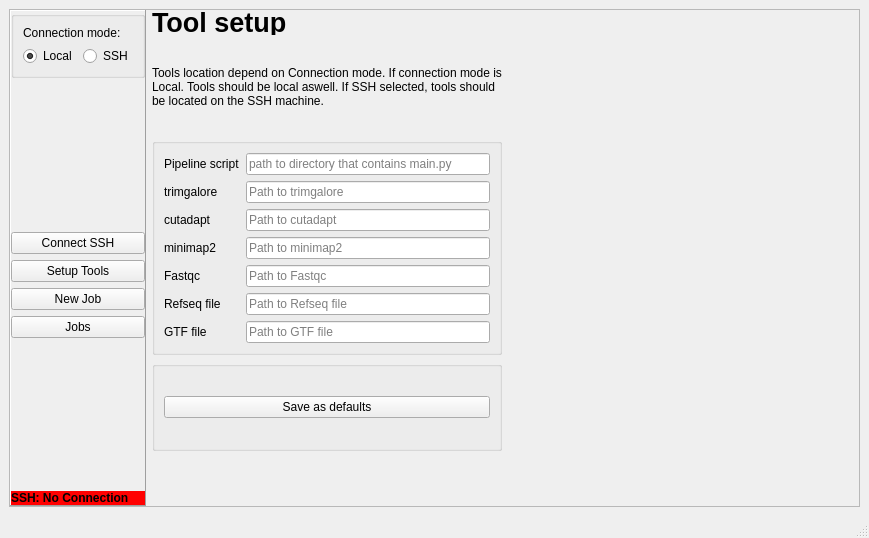
<?xml version="1.0" encoding="UTF-8"?>
<ui version="4.0">
 <class>MainWindow</class>
 <widget class="QMainWindow" name="MainWindow">
  <property name="geometry">
   <rect>
    <x>0</x>
    <y>0</y>
    <width>869</width>
    <height>538</height>
   </rect>
  </property>
  <property name="windowTitle">
   <string>Pipeline GUI</string>
  </property>
  <widget class="QWidget" name="centralwidget">
   <layout class="QGridLayout" name="gridLayout_2">
    <item row="0" column="0">
     <widget class="QFrame" name="frame_main">
      <property name="frameShape">
       <enum>QFrame::StyledPanel</enum>
      </property>
      <property name="frameShadow">
       <enum>QFrame::Raised</enum>
      </property>
      <layout class="QHBoxLayout" name="horizontalLayout">
       <property name="leftMargin">
        <number>0</number>
       </property>
       <property name="topMargin">
        <number>0</number>
       </property>
       <property name="rightMargin">
        <number>0</number>
       </property>
       <property name="bottomMargin">
        <number>0</number>
       </property>
       <item>
        <widget class="QFrame" name="frame_sidebar">
         <property name="frameShape">
          <enum>QFrame::Panel</enum>
         </property>
         <property name="frameShadow">
          <enum>QFrame::Raised</enum>
         </property>
         <layout class="QVBoxLayout" name="verticalLayout">
          <property name="leftMargin">
           <number>0</number>
          </property>
          <property name="topMargin">
           <number>0</number>
          </property>
          <property name="rightMargin">
           <number>0</number>
          </property>
          <property name="bottomMargin">
           <number>0</number>
          </property>
          <item>
           <widget class="QGroupBox" name="groupBox_connectionmode">
            <property name="title">
             <string/>
            </property>
            <layout class="QFormLayout" name="formLayout">
             <item row="0" column="0" colspan="2">
              <widget class="QLabel" name="label">
               <property name="text">
                <string>Connection mode:</string>
               </property>
              </widget>
             </item>
             <item row="1" column="0">
              <widget class="QRadioButton" name="radioButton_mode_local">
               <property name="text">
                <string>Local</string>
               </property>
               <property name="checked">
                <bool>true</bool>
               </property>
              </widget>
             </item>
             <item row="1" column="1">
              <widget class="QRadioButton" name="radioButton_mode_ssh">
               <property name="text">
                <string>SSH</string>
               </property>
               <property name="checked">
                <bool>false</bool>
               </property>
              </widget>
             </item>
            </layout>
           </widget>
          </item>
          <item>
           <spacer name="verticalSpacer">
            <property name="orientation">
             <enum>Qt::Vertical</enum>
            </property>
            <property name="sizeHint" stdset="0">
             <size>
              <width>20</width>
              <height>40</height>
             </size>
            </property>
           </spacer>
          </item>
          <item>
           <widget class="QPushButton" name="pushButton_nav_ssh">
            <property name="maximumSize">
             <size>
              <width>16777215</width>
              <height>16777215</height>
             </size>
            </property>
            <property name="text">
             <string>Connect SSH</string>
            </property>
           </widget>
          </item>
          <item>
           <widget class="QPushButton" name="pushButton_nav_tools">
            <property name="text">
             <string>Setup Tools</string>
            </property>
           </widget>
          </item>
          <item>
           <widget class="QPushButton" name="pushButton_nav_run">
            <property name="text">
             <string>New Job</string>
            </property>
           </widget>
          </item>
          <item>
           <widget class="QPushButton" name="pushButton_nav_jobs">
            <property name="text">
             <string>Jobs</string>
            </property>
           </widget>
          </item>
          <item>
           <spacer name="verticalSpacer_2">
            <property name="orientation">
             <enum>Qt::Vertical</enum>
            </property>
            <property name="sizeHint" stdset="0">
             <size>
              <width>20</width>
              <height>40</height>
             </size>
            </property>
           </spacer>
          </item>
          <item>
           <widget class="QLabel" name="label_ssh_connection">
            <property name="font">
             <font>
              <weight>75</weight>
              <bold>true</bold>
             </font>
            </property>
            <property name="styleSheet">
             <string notr="true">background-color: red</string>
            </property>
            <property name="text">
             <string>SSH: No Connection</string>
            </property>
            <property name="wordWrap">
             <bool>false</bool>
            </property>
            <property name="margin">
             <number>10</number>
            </property>
           </widget>
          </item>
         </layout>
        </widget>
       </item>
       <item>
        <widget class="QStackedWidget" name="stackedWidget_pages">
         <property name="currentIndex">
          <number>1</number>
         </property>
         <widget class="QWidget" name="page_ssh">
          <layout class="QGridLayout" name="gridLayout">
           <item row="0" column="0">
            <widget class="QWidget" name="widget_ssh_setup" native="true">
             <layout class="QGridLayout" name="gridLayout_4">
              <item row="0" column="0">
               <widget class="QLabel" name="label_ssh_title">
                <property name="font">
                 <font>
                  <pointsize>20</pointsize>
                  <weight>75</weight>
                  <bold>true</bold>
                 </font>
                </property>
                <property name="text">
                 <string>SSH setup</string>
                </property>
               </widget>
              </item>
              <item row="1" column="0">
               <widget class="QGroupBox" name="groupBox_connect_fields">
                <property name="title">
                 <string/>
                </property>
                <layout class="QGridLayout" name="gridLayout_3">
                 <item row="4" column="1">
                  <widget class="QLineEdit" name="lineEdit_publickey"/>
                 </item>
                 <item row="1" column="0">
                  <widget class="QLabel" name="label_username">
                   <property name="text">
                    <string>Username</string>
                   </property>
                  </widget>
                 </item>
                 <item row="0" column="2">
                  <widget class="QLabel" name="label_port">
                   <property name="text">
                    <string>Port</string>
                   </property>
                  </widget>
                 </item>
                 <item row="0" column="3">
                  <widget class="QLineEdit" name="lineEdit_port">
                   <property name="inputMethodHints">
                    <set>Qt::ImhDigitsOnly</set>
                   </property>
                   <property name="text">
                    <string>22</string>
                   </property>
                  </widget>
                 </item>
                 <item row="0" column="1">
                  <widget class="QLineEdit" name="lineEdit_host">
                   <property name="sizePolicy">
                    <sizepolicy hsizetype="Expanding" vsizetype="Fixed">
                     <horstretch>0</horstretch>
                     <verstretch>0</verstretch>
                    </sizepolicy>
                   </property>
                   <property name="minimumSize">
                    <size>
                     <width>200</width>
                     <height>0</height>
                    </size>
                   </property>
                   <property name="sizeIncrement">
                    <size>
                     <width>0</width>
                     <height>0</height>
                    </size>
                   </property>
                  </widget>
                 </item>
                 <item row="4" column="0">
                  <widget class="QLabel" name="label_publickey">
                   <property name="text">
                    <string>SSH public key</string>
                   </property>
                  </widget>
                 </item>
                 <item row="3" column="0">
                  <widget class="QLabel" name="label_password">
                   <property name="text">
                    <string>Password</string>
                   </property>
                  </widget>
                 </item>
                 <item row="1" column="1">
                  <widget class="QLineEdit" name="lineEdit_username"/>
                 </item>
                 <item row="0" column="0">
                  <widget class="QLabel" name="label_hostname">
                   <property name="text">
                    <string>Hostname</string>
                   </property>
                  </widget>
                 </item>
                 <item row="3" column="1">
                  <widget class="QLineEdit" name="lineEdit_password">
                   <property name="echoMode">
                    <enum>QLineEdit::Password</enum>
                   </property>
                  </widget>
                 </item>
                 <item row="3" column="2" colspan="2">
                  <widget class="QCheckBox" name="checkBox_save_password">
                   <property name="text">
                    <string>Save password</string>
                   </property>
                  </widget>
                 </item>
                </layout>
               </widget>
              </item>
              <item row="2" column="0">
               <widget class="QGroupBox" name="groupBox_3">
                <property name="title">
                 <string/>
                </property>
                <layout class="QVBoxLayout" name="verticalLayout_2">
                 <item>
                  <widget class="QPushButton" name="pushButton_connect">
                   <property name="text">
                    <string>Connect</string>
                   </property>
                  </widget>
                 </item>
                 <item>
                  <widget class="QGroupBox" name="groupBox_16">
                   <property name="title">
                    <string/>
                   </property>
                   <layout class="QHBoxLayout" name="horizontalLayout_6">
                    <item>
                     <widget class="QPushButton" name="pushButton_drop_connection">
                      <property name="text">
                       <string>Drop SSH connection</string>
                      </property>
                     </widget>
                    </item>
                    <item>
                     <widget class="QPushButton" name="pushButton_saveconnection">
                      <property name="text">
                       <string>Save connection as default</string>
                      </property>
                     </widget>
                    </item>
                   </layout>
                  </widget>
                 </item>
                </layout>
               </widget>
              </item>
             </layout>
            </widget>
           </item>
          </layout>
         </widget>
         <widget class="QWidget" name="page_tools">
          <widget class="QWidget" name="widget_tool_setup" native="true">
           <property name="geometry">
            <rect>
             <x>0</x>
             <y>0</y>
             <width>350</width>
             <height>441</height>
            </rect>
           </property>
           <layout class="QGridLayout" name="gridLayout_9">
            <item row="1" column="0" colspan="2">
             <widget class="QLabel" name="label_8">
              <property name="text">
               <string>Tools location depend on Connection mode. If connection mode is Local. Tools should be local aswell. If SSH selected, tools should be located on the SSH machine.</string>
              </property>
              <property name="wordWrap">
               <bool>true</bool>
              </property>
             </widget>
            </item>
            <item row="0" column="0">
             <widget class="QLabel" name="label_3">
              <property name="maximumSize">
               <size>
                <width>16777215</width>
                <height>25</height>
               </size>
              </property>
              <property name="sizeIncrement">
               <size>
                <width>0</width>
                <height>0</height>
               </size>
              </property>
              <property name="font">
               <font>
                <pointsize>20</pointsize>
                <weight>75</weight>
                <bold>true</bold>
               </font>
              </property>
              <property name="text">
               <string>Tool setup</string>
              </property>
             </widget>
            </item>
            <item row="3" column="0" colspan="2">
             <widget class="QGroupBox" name="groupBox_4">
              <property name="title">
               <string/>
              </property>
              <layout class="QHBoxLayout" name="horizontalLayout_4">
               <item>
                <widget class="QPushButton" name="pushButton_save_paths">
                 <property name="text">
                  <string>Save as defaults</string>
                 </property>
                </widget>
               </item>
              </layout>
             </widget>
            </item>
            <item row="2" column="0" colspan="2">
             <widget class="QGroupBox" name="groupBox_5">
              <property name="title">
               <string/>
              </property>
              <layout class="QGridLayout" name="gridLayout_6">
               <item row="7" column="2">
                <widget class="QLineEdit" name="lineEdit_fastqc_path">
                 <property name="sizePolicy">
                  <sizepolicy hsizetype="Expanding" vsizetype="Fixed">
                   <horstretch>0</horstretch>
                   <verstretch>0</verstretch>
                  </sizepolicy>
                 </property>
                 <property name="minimumSize">
                  <size>
                   <width>200</width>
                   <height>0</height>
                  </size>
                 </property>
                 <property name="sizeIncrement">
                  <size>
                   <width>0</width>
                   <height>0</height>
                  </size>
                 </property>
                 <property name="placeholderText">
                  <string>Path to Fastqc</string>
                 </property>
                 <property name="clearButtonEnabled">
                  <bool>true</bool>
                 </property>
                </widget>
               </item>
               <item row="3" column="2">
                <widget class="QLineEdit" name="lineEdit_trimgalore_path">
                 <property name="placeholderText">
                  <string>Path to trimgalore</string>
                 </property>
                 <property name="clearButtonEnabled">
                  <bool>true</bool>
                 </property>
                </widget>
               </item>
               <item row="6" column="2">
                <widget class="QLineEdit" name="lineEdit_minimap_path">
                 <property name="placeholderText">
                  <string>Path to minimap2</string>
                 </property>
                 <property name="clearButtonEnabled">
                  <bool>true</bool>
                 </property>
                </widget>
               </item>
               <item row="6" column="0">
                <widget class="QLabel" name="label_minimap_path">
                 <property name="text">
                  <string>minimap2</string>
                 </property>
                </widget>
               </item>
               <item row="5" column="2">
                <widget class="QLineEdit" name="lineEdit_cutadapt_path">
                 <property name="echoMode">
                  <enum>QLineEdit::Normal</enum>
                 </property>
                 <property name="placeholderText">
                  <string>Path to cutadapt</string>
                 </property>
                 <property name="clearButtonEnabled">
                  <bool>true</bool>
                 </property>
                </widget>
               </item>
               <item row="7" column="0">
                <widget class="QLabel" name="label_fastqc_path">
                 <property name="text">
                  <string>Fastqc</string>
                 </property>
                </widget>
               </item>
               <item row="5" column="0">
                <widget class="QLabel" name="label_cutadapt_path">
                 <property name="text">
                  <string>cutadapt</string>
                 </property>
                </widget>
               </item>
               <item row="1" column="0">
                <widget class="QLabel" name="label_pipeline_script_path">
                 <property name="text">
                  <string>Pipeline script</string>
                 </property>
                </widget>
               </item>
               <item row="3" column="0">
                <widget class="QLabel" name="label_trimgalore">
                 <property name="text">
                  <string>trimgalore</string>
                 </property>
                </widget>
               </item>
               <item row="1" column="2">
                <widget class="QLineEdit" name="lineEdit_pipeline_script_path">
                 <property name="sizePolicy">
                  <sizepolicy hsizetype="Expanding" vsizetype="Fixed">
                   <horstretch>0</horstretch>
                   <verstretch>0</verstretch>
                  </sizepolicy>
                 </property>
                 <property name="minimumSize">
                  <size>
                   <width>200</width>
                   <height>0</height>
                  </size>
                 </property>
                 <property name="sizeIncrement">
                  <size>
                   <width>0</width>
                   <height>0</height>
                  </size>
                 </property>
                 <property name="placeholderText">
                  <string>path to directory that contains main.py</string>
                 </property>
                 <property name="clearButtonEnabled">
                  <bool>true</bool>
                 </property>
                </widget>
               </item>
               <item row="8" column="0">
                <widget class="QLabel" name="label_refseq">
                 <property name="text">
                  <string>Refseq file</string>
                 </property>
                </widget>
               </item>
               <item row="9" column="0">
                <widget class="QLabel" name="label_gtffile">
                 <property name="text">
                  <string>GTF file</string>
                 </property>
                </widget>
               </item>
               <item row="8" column="2">
                <widget class="QLineEdit" name="lineEdit_refseq">
                 <property name="sizePolicy">
                  <sizepolicy hsizetype="Expanding" vsizetype="Fixed">
                   <horstretch>0</horstretch>
                   <verstretch>0</verstretch>
                  </sizepolicy>
                 </property>
                 <property name="minimumSize">
                  <size>
                   <width>200</width>
                   <height>0</height>
                  </size>
                 </property>
                 <property name="sizeIncrement">
                  <size>
                   <width>0</width>
                   <height>0</height>
                  </size>
                 </property>
                 <property name="placeholderText">
                  <string>Path to Refseq file</string>
                 </property>
                 <property name="clearButtonEnabled">
                  <bool>true</bool>
                 </property>
                </widget>
               </item>
               <item row="9" column="2">
                <widget class="QLineEdit" name="lineEdit_gtf_path">
                 <property name="sizePolicy">
                  <sizepolicy hsizetype="Expanding" vsizetype="Fixed">
                   <horstretch>0</horstretch>
                   <verstretch>0</verstretch>
                  </sizepolicy>
                 </property>
                 <property name="minimumSize">
                  <size>
                   <width>200</width>
                   <height>0</height>
                  </size>
                 </property>
                 <property name="sizeIncrement">
                  <size>
                   <width>0</width>
                   <height>0</height>
                  </size>
                 </property>
                 <property name="placeholderText">
                  <string>Path to GTF file</string>
                 </property>
                 <property name="clearButtonEnabled">
                  <bool>true</bool>
                 </property>
                </widget>
               </item>
              </layout>
             </widget>
            </item>
           </layout>
          </widget>
         </widget>
         <widget class="QWidget" name="page_run">
          <layout class="QGridLayout" name="gridLayout_14">
           <item row="0" column="0">
            <widget class="QWidget" name="widget_tool_setup_2" native="true">
             <layout class="QGridLayout" name="gridLayout_7">
              <item row="1" column="0" colspan="2">
               <widget class="QGroupBox" name="groupBox_6">
                <property name="title">
                 <string/>
                </property>
                <property name="flat">
                 <bool>false</bool>
                </property>
                <layout class="QGridLayout" name="gridLayout_8">
                 <item row="3" column="0" colspan="2">
                  <widget class="QGroupBox" name="groupBox">
                   <property name="title">
                    <string/>
                   </property>
                   <layout class="QGridLayout" name="gridLayout_11">
                    <item row="0" column="1" colspan="3">
                     <widget class="QLineEdit" name="lineEdit_pipeline_output">
                      <property name="sizePolicy">
                       <sizepolicy hsizetype="Expanding" vsizetype="Fixed">
                        <horstretch>0</horstretch>
                        <verstretch>0</verstretch>
                       </sizepolicy>
                      </property>
                      <property name="minimumSize">
                       <size>
                        <width>200</width>
                        <height>0</height>
                       </size>
                      </property>
                      <property name="sizeIncrement">
                       <size>
                        <width>0</width>
                        <height>0</height>
                       </size>
                      </property>
                     </widget>
                    </item>
                    <item row="0" column="0">
                     <widget class="QLabel" name="label_pipeline_output_path">
                      <property name="text">
                       <string>Output path</string>
                      </property>
                     </widget>
                    </item>
                    <item row="1" column="2">
                     <widget class="QPushButton" name="pushButton_save_output">
                      <property name="text">
                       <string>Save as default</string>
                      </property>
                     </widget>
                    </item>
                    <item row="1" column="3">
                     <widget class="QPushButton" name="pushButton_verify_ouput">
                      <property name="text">
                       <string>Verifiy</string>
                      </property>
                     </widget>
                    </item>
                   </layout>
                  </widget>
                 </item>
                 <item row="2" column="1">
                  <widget class="QGroupBox" name="groupBox_9">
                   <property name="title">
                    <string/>
                   </property>
                   <property name="flat">
                    <bool>true</bool>
                   </property>
                   <layout class="QFormLayout" name="formLayout_2">
                    <item row="0" column="0">
                     <widget class="QLabel" name="label_skip">
                      <property name="font">
                       <font>
                        <strikeout>true</strikeout>
                       </font>
                      </property>
                      <property name="text">
                       <string>Skip already processed</string>
                      </property>
                     </widget>
                    </item>
                    <item row="0" column="1">
                     <widget class="QCheckBox" name="checkBox_skip_files">
                      <property name="font">
                       <font>
                        <strikeout>false</strikeout>
                       </font>
                      </property>
                      <property name="text">
                       <string/>
                      </property>
                      <property name="checkable">
                       <bool>false</bool>
                      </property>
                     </widget>
                    </item>
                   </layout>
                  </widget>
                 </item>
                 <item row="2" column="0">
                  <widget class="QGroupBox" name="groupBox_8">
                   <property name="title">
                    <string/>
                   </property>
                   <property name="flat">
                    <bool>true</bool>
                   </property>
                   <layout class="QHBoxLayout" name="horizontalLayout_2">
                    <item>
                     <widget class="QLabel" name="label_threads">
                      <property name="text">
                       <string>Threads</string>
                      </property>
                     </widget>
                    </item>
                    <item>
                     <widget class="QSpinBox" name="spinBox_threads">
                      <property name="wrapping">
                       <bool>false</bool>
                      </property>
                      <property name="frame">
                       <bool>true</bool>
                      </property>
                      <property name="value">
                       <number>4</number>
                      </property>
                     </widget>
                    </item>
                   </layout>
                  </widget>
                 </item>
                </layout>
               </widget>
              </item>
              <item row="2" column="0">
               <widget class="QGroupBox" name="groupBox_10">
                <property name="title">
                 <string>Select file(s)</string>
                </property>
                <layout class="QVBoxLayout" name="verticalLayout_6">
                 <property name="spacing">
                  <number>0</number>
                 </property>
                 <property name="leftMargin">
                  <number>0</number>
                 </property>
                 <property name="topMargin">
                  <number>0</number>
                 </property>
                 <property name="rightMargin">
                  <number>0</number>
                 </property>
                 <property name="bottomMargin">
                  <number>0</number>
                 </property>
                 <item>
                  <widget class="QScrollArea" name="scrollArea_files">
                   <property name="widgetResizable">
                    <bool>true</bool>
                   </property>
                   <widget class="QWidget" name="scrollAreaWidgetContents">
                    <property name="geometry">
                     <rect>
                      <x>0</x>
                      <y>0</y>
                      <width>467</width>
                      <height>118</height>
                     </rect>
                    </property>
                    <layout class="QVBoxLayout" name="verticalLayout_files">
                     <property name="leftMargin">
                      <number>0</number>
                     </property>
                     <property name="topMargin">
                      <number>0</number>
                     </property>
                     <property name="rightMargin">
                      <number>0</number>
                     </property>
                     <property name="bottomMargin">
                      <number>0</number>
                     </property>
                     <item>
                      <widget class="QLabel" name="label_files">
                       <property name="font">
                        <font>
                         <pointsize>12</pointsize>
                         <italic>false</italic>
                         <strikeout>false</strikeout>
                         <kerning>true</kerning>
                        </font>
                       </property>
                       <property name="text">
                        <string>No files selected..... use Add file(s) to add files</string>
                       </property>
                      </widget>
                     </item>
                    </layout>
                   </widget>
                  </widget>
                 </item>
                 <item>
                  <widget class="QGroupBox" name="groupBox_11">
                   <property name="title">
                    <string/>
                   </property>
                   <layout class="QHBoxLayout" name="horizontalLayout_5">
                    <item>
                     <spacer name="horizontalSpacer">
                      <property name="orientation">
                       <enum>Qt::Horizontal</enum>
                      </property>
                      <property name="sizeHint" stdset="0">
                       <size>
                        <width>40</width>
                        <height>20</height>
                       </size>
                      </property>
                     </spacer>
                    </item>
                    <item>
                     <widget class="QPushButton" name="pushButton_addfiles">
                      <property name="text">
                       <string>Add file(s)</string>
                      </property>
                     </widget>
                    </item>
                   </layout>
                  </widget>
                 </item>
                </layout>
               </widget>
              </item>
              <item row="2" column="1">
               <widget class="QGroupBox" name="groupBox_7">
                <property name="title">
                 <string/>
                </property>
                <property name="flat">
                 <bool>true</bool>
                </property>
                <layout class="QVBoxLayout" name="verticalLayout_5">
                 <property name="leftMargin">
                  <number>0</number>
                 </property>
                 <property name="topMargin">
                  <number>0</number>
                 </property>
                 <property name="rightMargin">
                  <number>0</number>
                 </property>
                 <item>
                  <widget class="QPushButton" name="pushButton_run_pipeline">
                   <property name="minimumSize">
                    <size>
                     <width>0</width>
                     <height>120</height>
                    </size>
                   </property>
                   <property name="text">
                    <string>Run pipeline</string>
                   </property>
                   <property name="checkable">
                    <bool>false</bool>
                   </property>
                   <property name="autoDefault">
                    <bool>false</bool>
                   </property>
                   <property name="default">
                    <bool>false</bool>
                   </property>
                  </widget>
                 </item>
                </layout>
               </widget>
              </item>
              <item row="0" column="0">
               <widget class="QLabel" name="label_6">
                <property name="font">
                 <font>
                  <pointsize>20</pointsize>
                  <weight>75</weight>
                  <bold>true</bold>
                 </font>
                </property>
                <property name="text">
                 <string>Run pipeline</string>
                </property>
               </widget>
              </item>
             </layout>
            </widget>
           </item>
          </layout>
         </widget>
         <widget class="QWidget" name="page_ssh_files">
          <layout class="QGridLayout" name="gridLayout_5">
           <item row="0" column="0">
            <widget class="QFrame" name="frame_5">
             <property name="frameShape">
              <enum>QFrame::StyledPanel</enum>
             </property>
             <property name="frameShadow">
              <enum>QFrame::Raised</enum>
             </property>
             <layout class="QGridLayout" name="gridLayout_12">
              <property name="leftMargin">
               <number>0</number>
              </property>
              <property name="topMargin">
               <number>0</number>
              </property>
              <property name="rightMargin">
               <number>0</number>
              </property>
              <property name="bottomMargin">
               <number>0</number>
              </property>
              <item row="0" column="0">
               <widget class="QLabel" name="label_12">
                <property name="font">
                 <font>
                  <pointsize>20</pointsize>
                  <weight>75</weight>
                  <bold>true</bold>
                 </font>
                </property>
                <property name="text">
                 <string>SSH file selection</string>
                </property>
               </widget>
              </item>
              <item row="1" column="0">
               <widget class="QGroupBox" name="groupBox_18">
                <property name="title">
                 <string/>
                </property>
                <layout class="QHBoxLayout" name="horizontalLayout_8">
                 <property name="leftMargin">
                  <number>0</number>
                 </property>
                 <property name="topMargin">
                  <number>0</number>
                 </property>
                 <property name="rightMargin">
                  <number>0</number>
                 </property>
                 <property name="bottomMargin">
                  <number>0</number>
                 </property>
                 <item>
                  <widget class="QLabel" name="label_11">
                   <property name="text">
                    <string>Path:</string>
                   </property>
                  </widget>
                 </item>
                 <item>
                  <widget class="QLineEdit" name="lineEdit_file_path_ssh"/>
                 </item>
                 <item>
                  <widget class="QPushButton" name="pushButton_search_path">
                   <property name="text">
                    <string>Search</string>
                   </property>
                  </widget>
                 </item>
                </layout>
               </widget>
              </item>
              <item row="2" column="0">
               <widget class="QGroupBox" name="groupBox_19">
                <property name="title">
                 <string/>
                </property>
                <layout class="QGridLayout" name="gridLayout_13">
                 <item row="0" column="0" rowspan="2">
                  <widget class="QScrollArea" name="scrollArea_files_in_path">
                   <property name="widgetResizable">
                    <bool>true</bool>
                   </property>
                   <widget class="QWidget" name="scrollAreaWidgetContents_left">
                    <property name="geometry">
                     <rect>
                      <x>0</x>
                      <y>0</y>
                      <width>293</width>
                      <height>315</height>
                     </rect>
                    </property>
                    <layout class="QVBoxLayout" name="verticalLayout_left_ssh">
                     <property name="spacing">
                      <number>0</number>
                     </property>
                     <property name="topMargin">
                      <number>0</number>
                     </property>
                     <item>
                      <widget class="QLabel" name="label_ssh_left">
                       <property name="text">
                        <string>No files here (yet) add path and press search to populate</string>
                       </property>
                       <property name="wordWrap">
                        <bool>true</bool>
                       </property>
                      </widget>
                     </item>
                    </layout>
                   </widget>
                  </widget>
                 </item>
                 <item row="0" column="1">
                  <widget class="QScrollArea" name="scrollArea_files_selected">
                   <property name="widgetResizable">
                    <bool>true</bool>
                   </property>
                   <widget class="QWidget" name="scrollAreaWidgetContents_right">
                    <property name="geometry">
                     <rect>
                      <x>0</x>
                      <y>0</y>
                      <width>295</width>
                      <height>281</height>
                     </rect>
                    </property>
                    <layout class="QVBoxLayout" name="verticalLayout_ssh_right">
                     <property name="spacing">
                      <number>0</number>
                     </property>
                     <property name="leftMargin">
                      <number>6</number>
                     </property>
                     <property name="topMargin">
                      <number>0</number>
                     </property>
                     <property name="rightMargin">
                      <number>0</number>
                     </property>
                     <property name="bottomMargin">
                      <number>0</number>
                     </property>
                     <item>
                      <widget class="QLabel" name="label_ssh_right">
                       <property name="text">
                        <string>No files here (yet) after searching press on the add buttons to populate </string>
                       </property>
                       <property name="wordWrap">
                        <bool>true</bool>
                       </property>
                      </widget>
                     </item>
                    </layout>
                   </widget>
                  </widget>
                 </item>
                 <item row="1" column="1">
                  <widget class="QPushButton" name="pushButton_ssh_file_continue">
                   <property name="text">
                    <string>Continue</string>
                   </property>
                  </widget>
                 </item>
                </layout>
               </widget>
              </item>
             </layout>
            </widget>
           </item>
          </layout>
         </widget>
         <widget class="QWidget" name="page_jobs">
          <layout class="QGridLayout" name="gridLayout_15">
           <item row="0" column="0">
            <widget class="QWidget" name="widget_tool_setup_3" native="true">
             <layout class="QGridLayout" name="gridLayout_10">
              <item row="0" column="0">
               <widget class="QLabel" name="label_14">
                <property name="font">
                 <font>
                  <pointsize>20</pointsize>
                  <weight>75</weight>
                  <bold>true</bold>
                 </font>
                </property>
                <property name="text">
                 <string>Jobs</string>
                </property>
               </widget>
              </item>
              <item row="1" column="0">
               <widget class="QGroupBox" name="groupBox_jobs">
                <property name="title">
                 <string/>
                </property>
                <layout class="QVBoxLayout" name="verticalLayout_7">
                 <property name="spacing">
                  <number>0</number>
                 </property>
                 <property name="leftMargin">
                  <number>0</number>
                 </property>
                 <property name="topMargin">
                  <number>0</number>
                 </property>
                 <property name="rightMargin">
                  <number>0</number>
                 </property>
                 <property name="bottomMargin">
                  <number>0</number>
                 </property>
                 <item>
                  <widget class="QScrollArea" name="scrollArea_files_2">
                   <property name="widgetResizable">
                    <bool>true</bool>
                   </property>
                   <widget class="QWidget" name="scrollAreaWidgetContents_2">
                    <property name="geometry">
                     <rect>
                      <x>0</x>
                      <y>0</y>
                      <width>606</width>
                      <height>16</height>
                     </rect>
                    </property>
                    <property name="sizePolicy">
                     <sizepolicy hsizetype="Preferred" vsizetype="Fixed">
                      <horstretch>0</horstretch>
                      <verstretch>0</verstretch>
                     </sizepolicy>
                    </property>
                    <layout class="QVBoxLayout" name="verticalLayout_jobs">
                     <property name="spacing">
                      <number>0</number>
                     </property>
                     <property name="leftMargin">
                      <number>0</number>
                     </property>
                     <property name="topMargin">
                      <number>0</number>
                     </property>
                     <property name="rightMargin">
                      <number>0</number>
                     </property>
                     <property name="bottomMargin">
                      <number>0</number>
                     </property>
                     <item>
                      <widget class="QLabel" name="label_files_jobs">
                       <property name="maximumSize">
                        <size>
                         <width>16777215</width>
                         <height>25</height>
                        </size>
                       </property>
                       <property name="font">
                        <font>
                         <pointsize>12</pointsize>
                         <italic>false</italic>
                         <strikeout>false</strikeout>
                         <kerning>true</kerning>
                        </font>
                       </property>
                       <property name="text">
                        <string>No jobs</string>
                       </property>
                       <property name="alignment">
                        <set>Qt::AlignCenter</set>
                       </property>
                      </widget>
                     </item>
                    </layout>
                   </widget>
                  </widget>
                 </item>
                 <item>
                  <widget class="QGroupBox" name="groupBox_1">
                   <property name="title">
                    <string/>
                   </property>
                   <layout class="QHBoxLayout" name="horizontalLayout_7">
                    <item>
                     <widget class="QLabel" name="label_active_jobs">
                      <property name="text">
                       <string>Active job(s):</string>
                      </property>
                      <property name="alignment">
                       <set>Qt::AlignRight|Qt::AlignTrailing|Qt::AlignVCenter</set>
                      </property>
                     </widget>
                    </item>
                    <item>
                     <widget class="QLabel" name="label_active_jobs_nr">
                      <property name="text">
                       <string>0</string>
                      </property>
                     </widget>
                    </item>
                    <item>
                     <widget class="QLabel" name="label_failed">
                      <property name="text">
                       <string>Failed job(s):</string>
                      </property>
                      <property name="alignment">
                       <set>Qt::AlignRight|Qt::AlignTrailing|Qt::AlignVCenter</set>
                      </property>
                     </widget>
                    </item>
                    <item>
                     <widget class="QLabel" name="label_failed_nr">
                      <property name="text">
                       <string>0</string>
                      </property>
                     </widget>
                    </item>
                   </layout>
                  </widget>
                 </item>
                </layout>
               </widget>
              </item>
             </layout>
            </widget>
           </item>
          </layout>
         </widget>
        </widget>
       </item>
      </layout>
     </widget>
    </item>
   </layout>
  </widget>
  <widget class="QMenuBar" name="menubar">
   <property name="geometry">
    <rect>
     <x>0</x>
     <y>0</y>
     <width>869</width>
     <height>22</height>
    </rect>
   </property>
  </widget>
  <widget class="QStatusBar" name="statusbar"/>
 </widget>
 <resources/>
 <connections/>
</ui>
